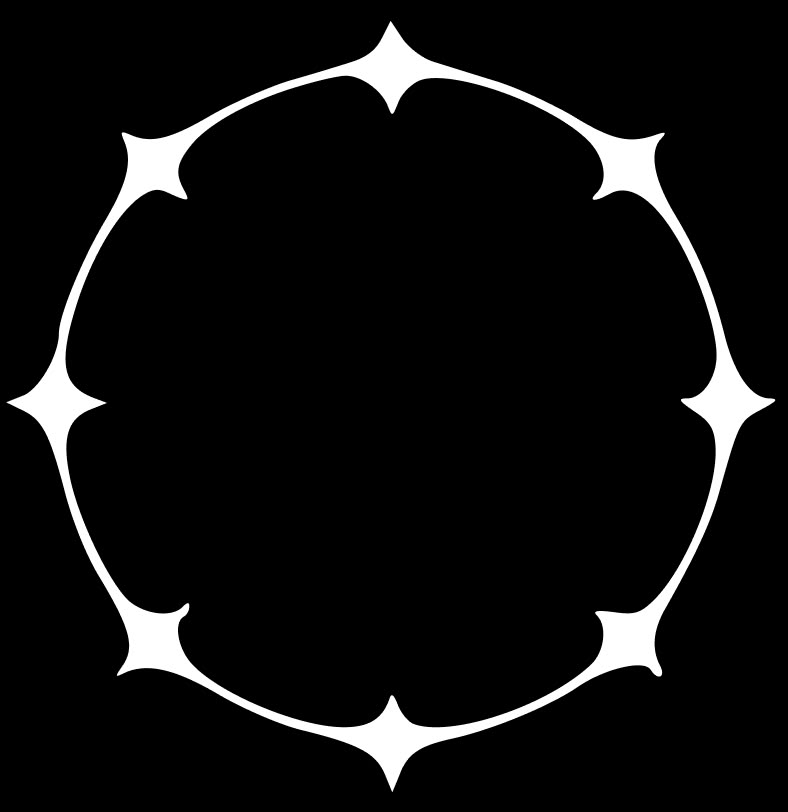
#> input picture assets/portrait-frame.png, 788 x 812 px
$ python make-framed-portrait.py
#> lines starting #> are read from the running program, lines starting #| are printed output that depends on the picture; after the words box and inside, x2 and y2 are one past the last pixel; in counts of white or black regions, pixels touching at a corner belong together
"""Make the two frame layers from assets/portrait-frame.png (white frame on black).

Rerun after changing the frame:  python3 scripts/make-framed-portrait.py
Writes:
  assets/portrait-frame-black.png  - the frame alone, inverted to black, both backgrounds transparent
  assets/portrait-frame-inner.png  - the frame's inner shape, used in CSS to clip the portrait and color the background

The portrait itself stays a separate file (assets/eryn-portrait.png); index.html stacks the layers.
If the frame changes shape, update the inner-shape percentages in index.html from the numbers this prints.
"""
from pathlib import Path
from PIL import Image, ImageDraw, ImageFilter

ASSETS = Path(__file__).resolve().parent.parent / "assets"
SCALE = 2  # the frame source is small; render at 2x so it stays sharp

frame_src = Image.open(ASSETS / "portrait-frame.png").convert("L")
frame_src = frame_src.resize((frame_src.width * SCALE, frame_src.height * SCALE), Image.LANCZOS)
#> frame_src: PIL image 1576x1624 L

frame = Image.new("RGBA", frame_src.size, (0, 0, 0, 255))
frame.putalpha(frame_src)
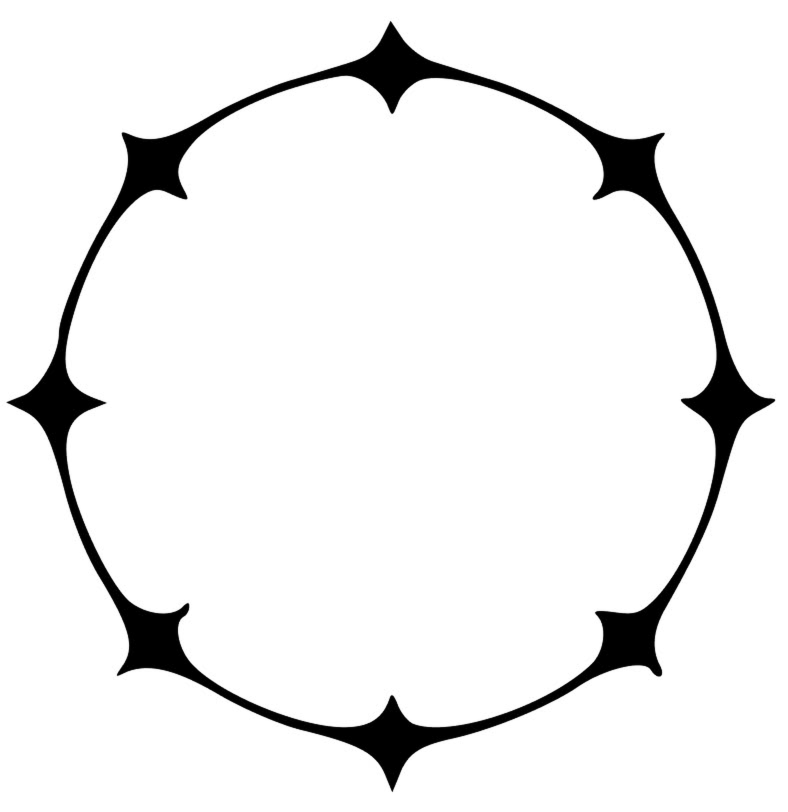
#> frame: PIL image 1576x1624 RGBA (shown at 1/2 size); mean R, G, B, A 0, 0, 0, 16.6; transparent parts drawn white
frame.save(ASSETS / "portrait-frame-black.png", optimize=True)

# Inner shape: flood-fill the non-frame area from the center, then grow it slightly to tuck under the frame.
binary = frame_src.point(lambda v: 255 if v > 128 else 0)
#> binary: PIL image 1576x1624 L; 6.5% white; 1 white region, box (x1, y1, x2, y2) and area: (14, 43, 1550, 1583) 166950
ImageDraw.floodfill(binary, (binary.width // 2, binary.height // 2), 128)
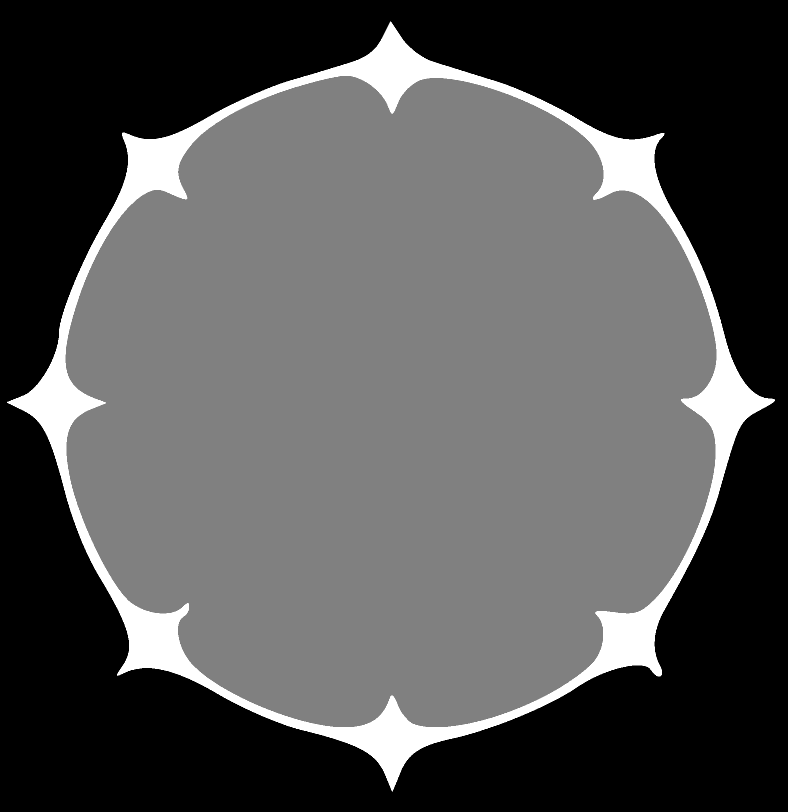
#> binary: PIL image 1576x1624 L (shown at 1/2 size); min 0, max 255, mean 83.1
inner_alpha = binary.point(lambda v: 255 if v == 128 else 0).filter(ImageFilter.MaxFilter(9))
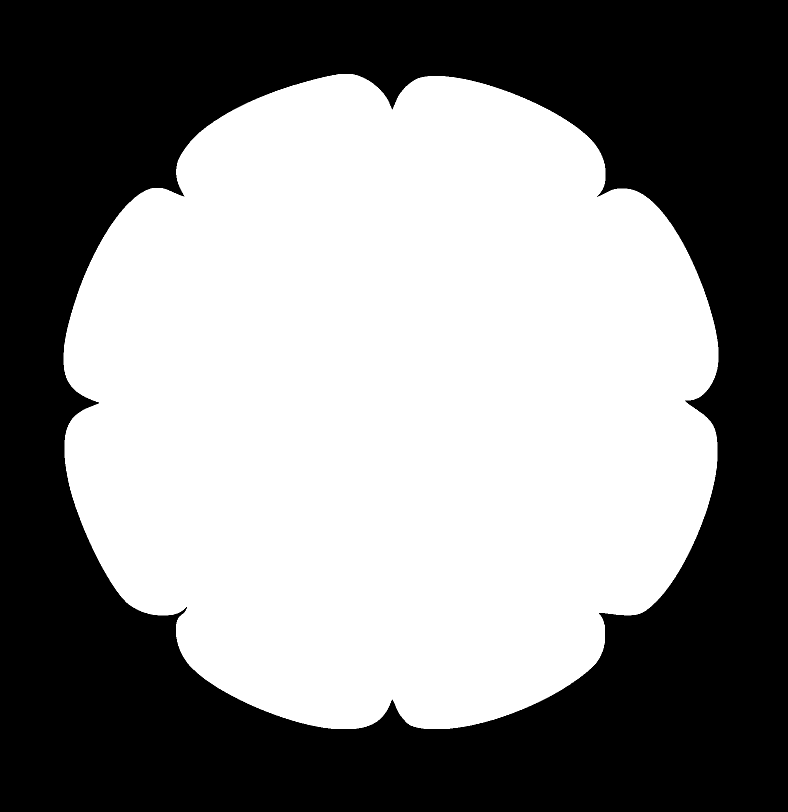
#> inner_alpha: PIL image 1576x1624 L (shown at 1/2 size); 52.9% white; 1 black region, box (x1, y1, x2, y2) and area: (0, 0, 1576, 1624) 1206427
inner = Image.new("RGBA", frame_src.size, (0, 0, 0, 255))
inner.putalpha(inner_alpha)
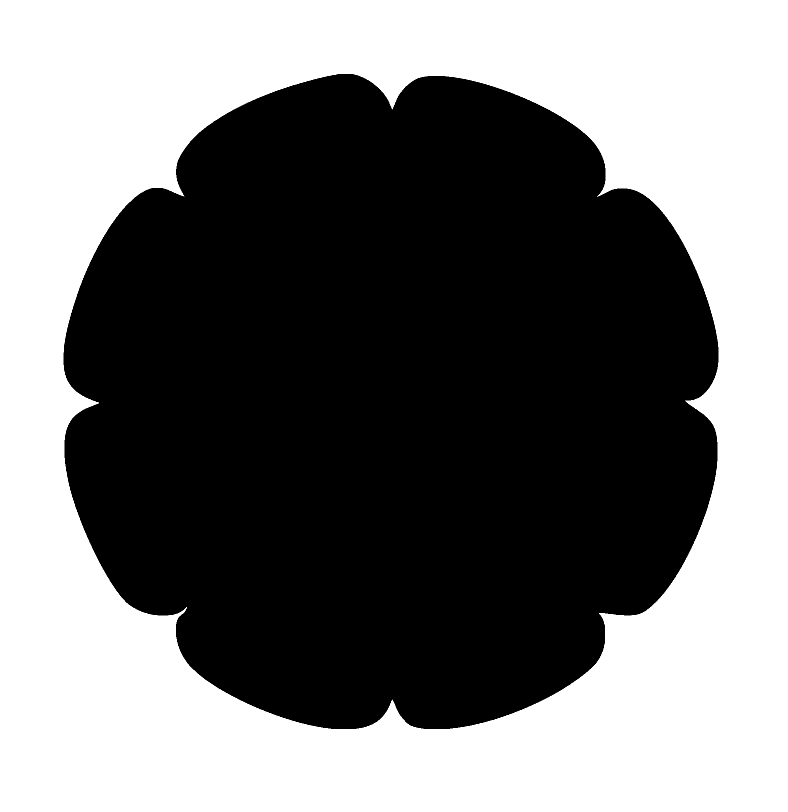
#> inner: PIL image 1576x1624 RGBA (shown at 1/2 size); mean R, G, B, A 0, 0, 0, 134.8; transparent parts drawn white
inner.save(ASSETS / "portrait-frame-inner.png", optimize=True)

w, h = frame_src.size
#> w = 1576; h = 1624
left, top, right, bottom = inner_alpha.getbbox()
#> left = 127; top = 148; right = 1437; bottom = 1458
print(f"frame {w}x{h}")
#| frame 1576x1624
print(f"inner width {(right - left) / w:.2%} · inner center x {(left + right) / 2 / w:.2%} · inner bottom {(h - bottom) / h:.2%} from the bottom")
#| inner width 83.12% · inner center x 49.62% · inner bottom 10.22% from the bottom

$ run again, with assets/eryn-portrait-end.png copied over assets/portrait-frame.png
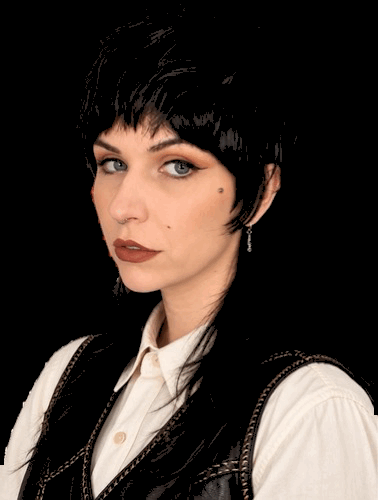
#> input picture assets/eryn-portrait-end.png, 378 x 500 px
#> `binary = frame_src.point(lambda v: 255 if v > 128 else 0)`:
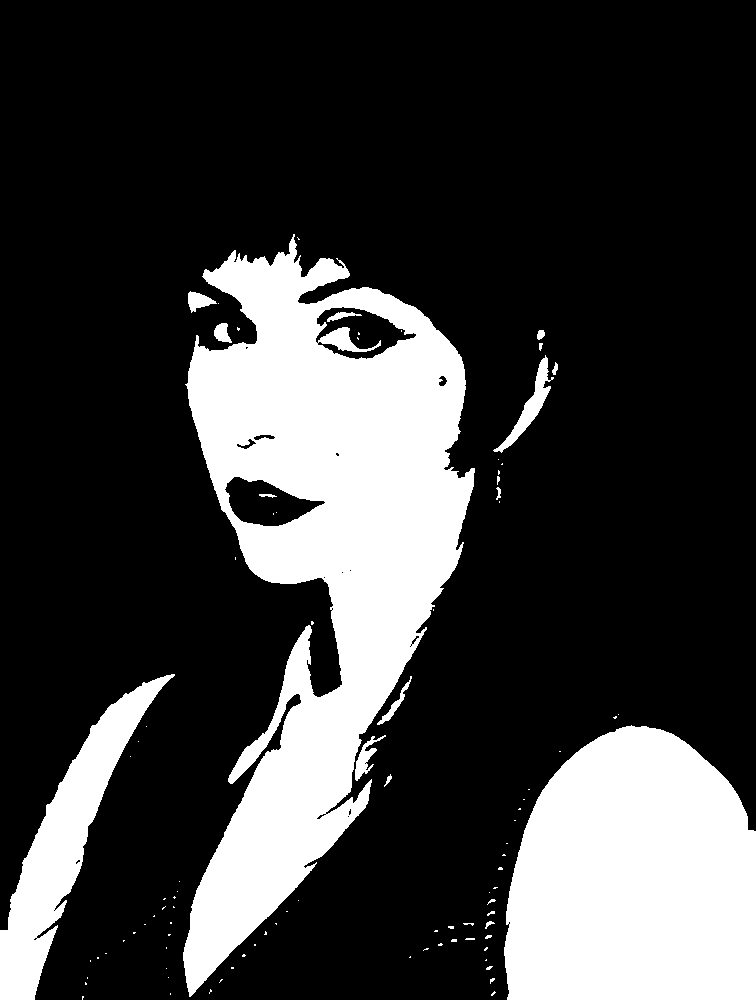
#> binary: PIL image 756x1000 L; 23.9% white; 94 white regions (75 under 20 px), largest, box (x1, y1, x2, y2) and area: (183, 234, 475, 997) 103996, (504, 725, 756, 1000) 58343, (0, 674, 175, 1000) 14950
#> inner_alpha: PIL image 756x1000 L; 15.8% white; 1 white region, box (x1, y1, x2, y2) and area: (179, 230, 479, 1000) 119717
#> `inner.putalpha(inner_alpha)`:
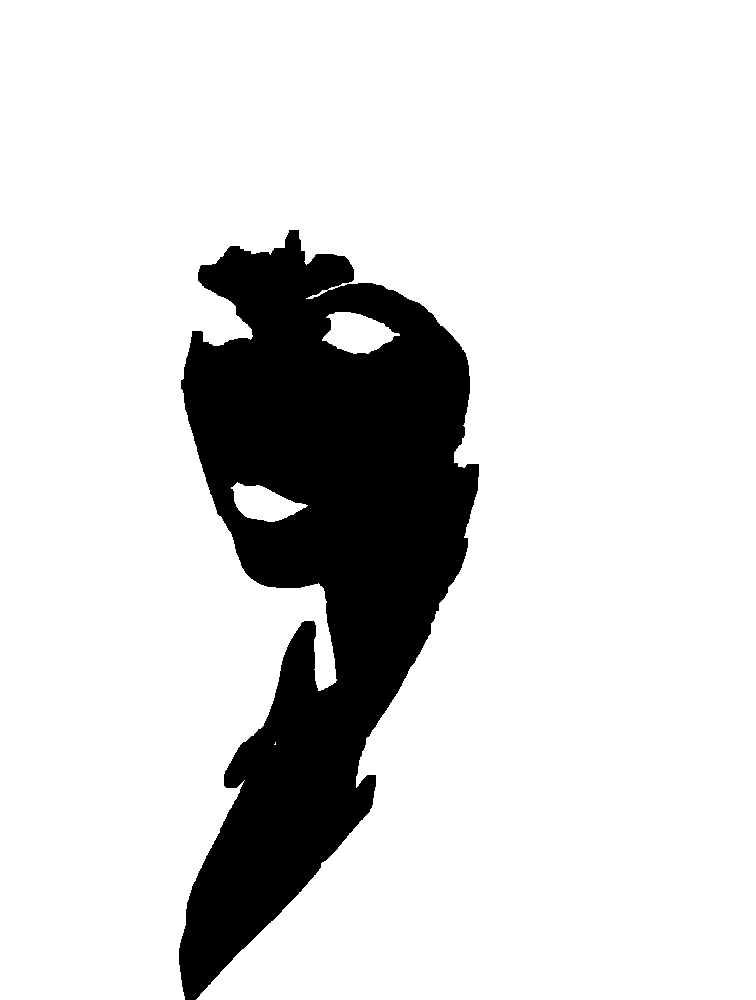
#> inner: PIL image 756x1000 RGBA; mean R, G, B, A 0, 0, 0, 40.4; transparent parts drawn white
#> left = 179; top = 230; right = 479; bottom = 1000
#| frame 756x1000
#| inner width 39.68% · inner center x 43.52% · inner bottom 0.00% from the bottom
